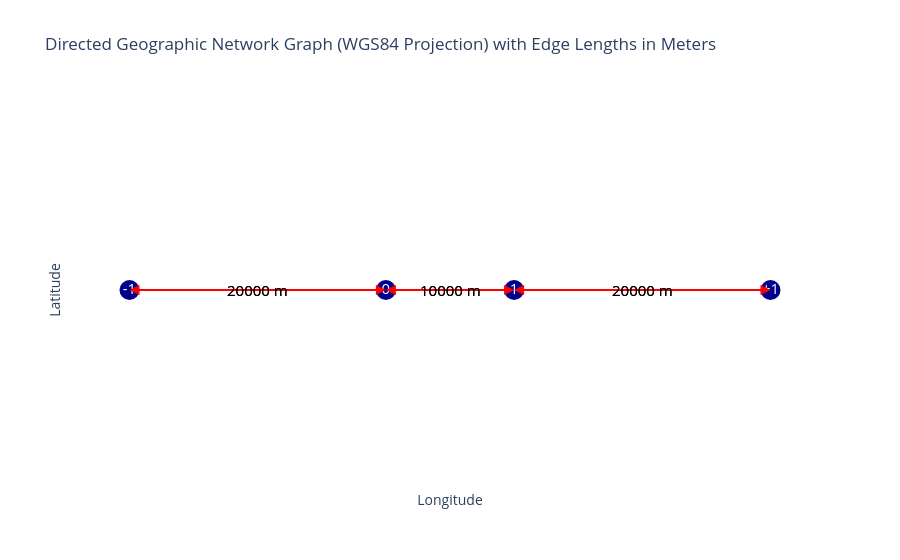

The code cell stored with this chart in its notebook:
### Code cell
plot_graph(graph)

### Figure 1 — Plotly figure (JSON) as saved in the notebook; plotly's stock layout.template omitted (floating-point values rounded to 4 significant figures)
{"data": [{"hoverinfo": "none", "line": {"color": "red", "width": 2}, "mode": "lines", "type": "scatter", "x": [-0.2246, -0.04492], "y": [0, 0]}, {"hoverinfo": "none", "line": {"color": "red", "width": 2}, "mode": "lines", "type": "scatter", "x": [-0.04492, -0.2246], "y": [0, 0]}, {"hoverinfo": "none", "line": {"color": "red", "width": 2}, "mode": "lines", "type": "scatter", "x": [-0.04492, 0.04492], "y": [0, 0]}, {"hoverinfo": "none", "line": {"color": "red", "width": 2}, "mode": "lines", "type": "scatter", "x": [0.04492, -0.04492], "y": [0, 0]}, {"hoverinfo": "none", "line": {"color": "red", "width": 2}, "mode": "lines", "type": "scatter", "x": [0.04492, 0.2246], "y": [0, 0]}, {"hoverinfo": "none", "line": {"color": "red", "width": 2}, "mode": "lines", "type": "scatter", "x": [0.2246, 0.04492], "y": [0, 0]}, {"hoverinfo": "text", "marker": {"color": "darkblue", "size": 20}, "mode": "markers+text", "text": ["-1", "0", "1", "+1"], "textfont": {"color": "white", "size": 15}, "textposition": "middle center", "type": "scatter", "x": [-0.2246, -0.04492, 0.04492, 0.2246], "y": [0, 0, 0, 0]}], "layout": {"annotations": [{"arrowcolor": "red", "arrowhead": 2, "arrowsize": 2, "arrowwidth": 1, "ax": -0.2246, "axref": "x", "ay": 0, "ayref": "y", "showarrow": true, "x": -0.04492, "xref": "x", "y": 0, "yref": "y"}, {"arrowcolor": "red", "arrowhead": 2, "arrowsize": 2, "arrowwidth": 1, "ax": -0.04492, "axref": "x", "ay": 0, "ayref": "y", "showarrow": true, "x": -0.2246, "xref": "x", "y": 0, "yref": "y"}, {"arrowcolor": "red", "arrowhead": 2, "arrowsize": 2, "arrowwidth": 1, "ax": -0.04492, "axref": "x", "ay": 0, "ayref": "y", "showarrow": true, "x": 0.04492, "xref": "x", "y": 0, "yref": "y"}, {"arrowcolor": "red", "arrowhead": 2, "arrowsize": 2, "arrowwidth": 1, "ax": 0.04492, "axref": "x", "ay": 0, "ayref": "y", "showarrow": true, "x": -0.04492, "xref": "x", "y": 0, "yref": "y"}, {"arrowcolor": "red", "arrowhead": 2, "arrowsize": 2, "arrowwidth": 1, "ax": 0.04492, "axref": "x", "ay": 0, "ayref": "y", "showarrow": true, "x": 0.2246, "xref": "x", "y": 0, "yref": "y"}, {"arrowcolor": "red", "arrowhead": 2, "arrowsize": 2, "arrowwidth": 1, "ax": 0.2246, "axref": "x", "ay": 0, "ayref": "y", "showarrow": true, "x": 0.04492, "xref": "x", "y": 0, "yref": "y"}, {"font": {"color": "black", "size": 15}, "showarrow": false, "text": "20000 m", "x": -0.1347, "y": 0}, {"font": {"color": "black", "size": 15}, "showarrow": false, "text": "20000 m", "x": -0.1347, "y": 0}, {"font": {"color": "black", "size": 15}, "showarrow": false, "text": "10000 m", "x": 0, "y": 0}, {"font": {"color": "black", "size": 15}, "showarrow": false, "text": "10000 m", "x": 0, "y": 0}, {"font": {"color": "black", "size": 15}, "showarrow": false, "text": "20000 m", "x": 0.1347, "y": 0}, {"font": {"color": "black", "size": 15}, "showarrow": false, "text": "20000 m", "x": 0.1347, "y": 0}], "plot_bgcolor": "white", "showlegend": false, "title": {"text": "Directed Geographic Network Graph (WGS84 Projection) with Edge Lengths in Meters"}, "xaxis": {"showgrid": false, "showticklabels": false, "title": {"text": "Longitude"}, "zeroline": false}, "yaxis": {"showgrid": false, "showticklabels": false, "title": {"text": "Latitude"}, "zeroline": false}}}
